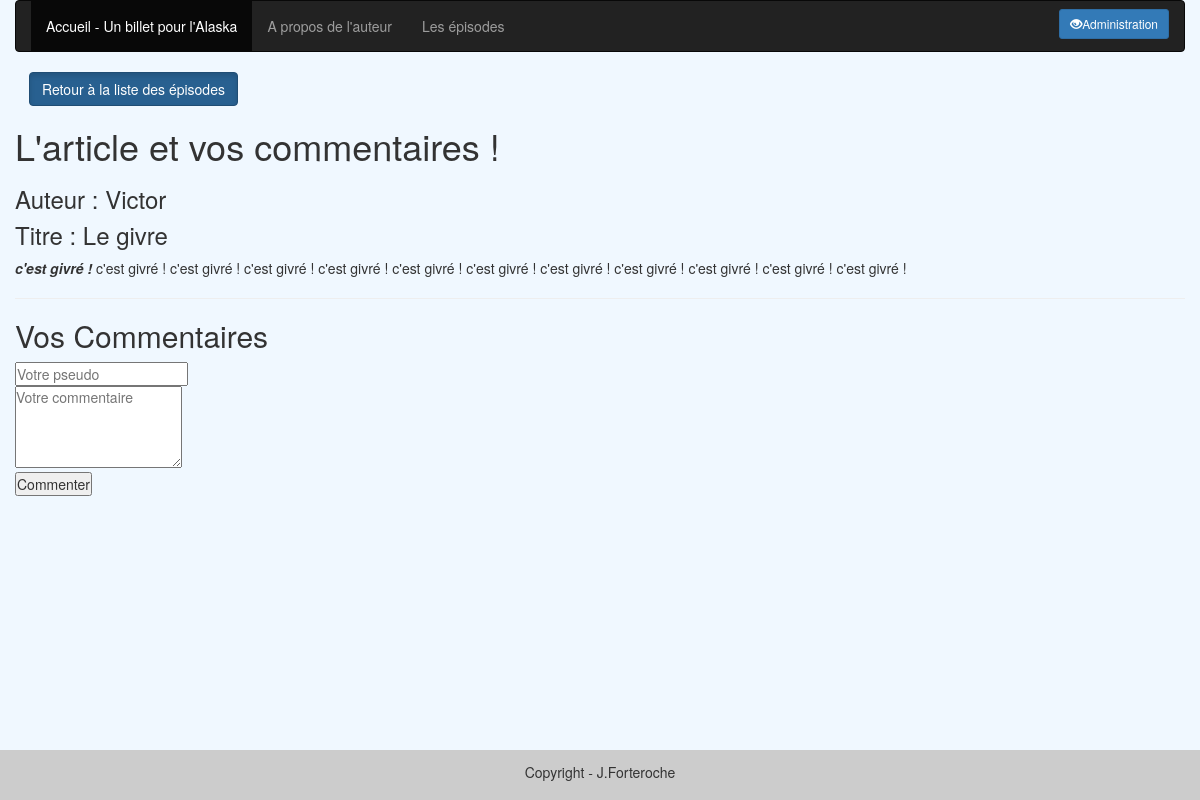
Screenshot of /commentaires.php?billeto=36 with the database file from the repository.
### tables this page shows
CREATE TABLE `news` (
  `id` smallint(5) UNSIGNED NOT NULL,
  `auteur` varchar(30) NOT NULL,
  `titre` varchar(100) NOT NULL,
  `contenu` text NOT NULL,
  `dateAjout` datetime NOT NULL,
  `dateModif` datetime NOT NULL
);

### commentaires.php (the view, shortened to what this page needs)
<?php
  include_once ('_head_episodes.php');
  include_once("_menus.php");
  function getBdd() {
  $bdd = new PDO('mysql:host=localhost;dbname=systeme_news;charset=utf8', 'root', 'root');
  return $bdd;
        }
  $bdd = getBdd();
  $req = $bdd->prepare('SELECT id, auteur, titre, contenu FROM news WHERE id = ?');
  $req->execute(array($_GET['billeto']));
  $donnees = $req->fetch();
  ?>
    <p style="font-weight:bold; margin-left:1em;margin-top: 1em;"><a button type="button" class="btn btn-primary active" href='episodes.php'> Retour à la liste des épisodes</a></p>
    <h1>L'article et vos commentaires !</h1>
    <div class="news">
    <h3>
     <p>Auteur : <?php echo $donnees['auteur'].'<br/>'; ?></p>
      <p>Titre : <?php echo $donnees['titre']; ?></p>
    </h3>
      <p><?php echo $donnees['contenu']; ?></p>
  </div>
  <hr>
  <h2>Vos Commentaires </h2>
<section id="commentaire_section">
      <?php include_once ('_form_commentaire.php'); ?>
</section>
</div>
    <?php include("_pied_de_page.php");?>

### css/episodes.css (style rules this page uses)
* { margin:0; padding:0; }
body { background-color:rgb(240, 248, 255) ; }
html { height:100%; }

### rows the page displays
news: auteur "Victor", titre "Le givre", contenu "c'est givré ! c'est givré ! c'est givré ! c'est givré ! c'est givré ! c'est givré ! c'est givré ! c'est givré ! c'est givré ! c'est givré ! c'est givré ! c'est givré !"
